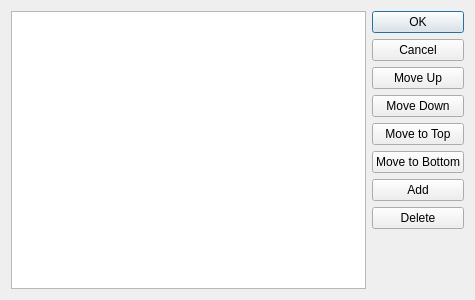
<?xml version="1.0" encoding="UTF-8"?>
<ui version="4.0">
 <class>ColorEditor</class>
 <widget class="QDialog" name="ColorEditor">
  <property name="geometry">
   <rect>
    <x>0</x>
    <y>0</y>
    <width>475</width>
    <height>300</height>
   </rect>
  </property>
  <property name="windowTitle">
   <string>颜色选择</string>
  </property>
  <layout class="QHBoxLayout" name="horizontalLayout">
   <item>
    <widget class="QListWidget" name="lv_color">
     <property name="gridSize">
      <size>
       <width>100</width>
       <height>32</height>
      </size>
     </property>
     <property name="viewMode">
      <enum>QListView::ListMode</enum>
     </property>
    </widget>
   </item>
   <item>
    <layout class="QVBoxLayout" name="verticalLayout">
     <item>
      <widget class="QPushButton" name="bt_ok">
       <property name="text">
        <string>OK</string>
       </property>
      </widget>
     </item>
     <item>
      <widget class="QPushButton" name="bt_cancel">
       <property name="text">
        <string>Cancel</string>
       </property>
      </widget>
     </item>
     <item>
      <widget class="QPushButton" name="bt_up">
       <property name="text">
        <string>Move Up</string>
       </property>
      </widget>
     </item>
     <item>
      <widget class="QPushButton" name="bt_down">
       <property name="text">
        <string>Move Down</string>
       </property>
      </widget>
     </item>
     <item>
      <widget class="QPushButton" name="bt_top">
       <property name="text">
        <string>Move to Top</string>
       </property>
      </widget>
     </item>
     <item>
      <widget class="QPushButton" name="bt_bottom">
       <property name="text">
        <string>Move to Bottom</string>
       </property>
      </widget>
     </item>
     <item>
      <widget class="QPushButton" name="bt_add">
       <property name="text">
        <string>Add</string>
       </property>
      </widget>
     </item>
     <item>
      <widget class="QPushButton" name="bt_delete">
       <property name="text">
        <string>Delete</string>
       </property>
      </widget>
     </item>
     <item>
      <spacer name="verticalSpacer">
       <property name="orientation">
        <enum>Qt::Vertical</enum>
       </property>
       <property name="sizeHint" stdset="0">
        <size>
         <width>20</width>
         <height>40</height>
        </size>
       </property>
      </spacer>
     </item>
    </layout>
   </item>
  </layout>
 </widget>
 <resources/>
 <connections/>
</ui>
